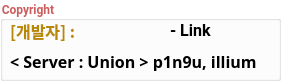
   <widget class="QGroupBox" name="gb_dev">
    <property name="geometry">
     <rect>
      <x>210</x>
      <y>570</y>
      <width>281</width>
      <height>81</height>
     </rect>
    </property>
    <property name="palette">
     <palette>
      <active>
       <colorrole role="WindowText">
        <brush brushstyle="SolidPattern">
         <color alpha="255">
          <red>205</red>
          <green>92</green>
          <blue>92</blue>
         </color>
        </brush>
       </colorrole>
       <colorrole role="Button">
        <brush brushstyle="SolidPattern">
         <color alpha="0">
          <red>255</red>
          <green>255</green>
          <blue>255</blue>
         </color>
        </brush>
       </colorrole>
       <colorrole role="Base">
        <brush brushstyle="SolidPattern">
         <color alpha="0">
          <red>255</red>
          <green>255</green>
          <blue>255</blue>
         </color>
        </brush>
       </colorrole>
       <colorrole role="Window">
        <brush brushstyle="SolidPattern">
         <color alpha="0">
          <red>255</red>
          <green>255</green>
          <blue>255</blue>
         </color>
        </brush>
       </colorrole>
      </active>
      <inactive>
       <colorrole role="WindowText">
        <brush brushstyle="SolidPattern">
         <color alpha="255">
          <red>205</red>
          <green>92</green>
          <blue>92</blue>
         </color>
        </brush>
       </colorrole>
       <colorrole role="Button">
        <brush brushstyle="SolidPattern">
         <color alpha="0">
          <red>255</red>
          <green>255</green>
          <blue>255</blue>
         </color>
        </brush>
       </colorrole>
       <colorrole role="Base">
        <brush brushstyle="SolidPattern">
         <color alpha="0">
          <red>255</red>
          <green>255</green>
          <blue>255</blue>
         </color>
        </brush>
       </colorrole>
       <colorrole role="Window">
        <brush brushstyle="SolidPattern">
         <color alpha="0">
          <red>255</red>
          <green>255</green>
          <blue>255</blue>
         </color>
        </brush>
       </colorrole>
      </inactive>
      <disabled>
       <colorrole role="WindowText">
        <brush brushstyle="SolidPattern">
         <color alpha="255">
          <red>120</red>
          <green>120</green>
          <blue>120</blue>
         </color>
        </brush>
       </colorrole>
       <colorrole role="Button">
        <brush brushstyle="SolidPattern">
         <color alpha="0">
          <red>255</red>
          <green>255</green>
          <blue>255</blue>
         </color>
        </brush>
       </colorrole>
       <colorrole role="Base">
        <brush brushstyle="SolidPattern">
         <color alpha="0">
          <red>255</red>
          <green>255</green>
          <blue>255</blue>
         </color>
        </brush>
       </colorrole>
       <colorrole role="Window">
        <brush brushstyle="SolidPattern">
         <color alpha="0">
          <red>255</red>
          <green>255</green>
          <blue>255</blue>
         </color>
        </brush>
       </colorrole>
      </disabled>
     </palette>
    </property>
    <property name="font">
     <font>
      <family>Roboto</family>
      <weight>75</weight>
      <bold>true</bold>
     </font>
    </property>
    <property name="styleSheet">
     <string notr="true">background-color: rgba(255, 255, 255, 0);</string>
    </property>
    <property name="title">
     <string>Copyright</string>
    </property>
    <widget class="QLabel" name="lb_dev_title">
     <property name="geometry">
      <rect>
       <x>10</x>
       <y>20</y>
       <width>71</width>
       <height>21</height>
      </rect>
     </property>
     <property name="palette">
      <palette>
       <active>
        <colorrole role="WindowText">
         <brush brushstyle="SolidPattern">
          <color alpha="255">
           <red>184</red>
           <green>134</green>
           <blue>11</blue>
          </color>
         </brush>
        </colorrole>
        <colorrole role="Button">
         <brush brushstyle="SolidPattern">
          <color alpha="0">
           <red>255</red>
           <green>255</green>
           <blue>255</blue>
          </color>
         </brush>
        </colorrole>
        <colorrole role="Base">
         <brush brushstyle="SolidPattern">
          <color alpha="0">
           <red>255</red>
           <green>255</green>
           <blue>255</blue>
          </color>
         </brush>
        </colorrole>
        <colorrole role="Window">
         <brush brushstyle="SolidPattern">
          <color alpha="0">
           <red>255</red>
           <green>255</green>
           <blue>255</blue>
          </color>
         </brush>
        </colorrole>
       </active>
       <inactive>
        <colorrole role="WindowText">
         <brush brushstyle="SolidPattern">
          <color alpha="255">
           <red>184</red>
           <green>134</green>
           <blue>11</blue>
          </color>
         </brush>
        </colorrole>
        <colorrole role="Button">
         <brush brushstyle="SolidPattern">
          <color alpha="0">
           <red>255</red>
           <green>255</green>
           <blue>255</blue>
          </color>
         </brush>
        </colorrole>
        <colorrole role="Base">
         <brush brushstyle="SolidPattern">
          <color alpha="0">
           <red>255</red>
           <green>255</green>
           <blue>255</blue>
          </color>
         </brush>
        </colorrole>
        <colorrole role="Window">
         <brush brushstyle="SolidPattern">
          <color alpha="0">
           <red>255</red>
           <green>255</green>
           <blue>255</blue>
          </color>
         </brush>
        </colorrole>
       </inactive>
       <disabled>
        <colorrole role="WindowText">
         <brush brushstyle="SolidPattern">
          <color alpha="255">
           <red>120</red>
           <green>120</green>
           <blue>120</blue>
          </color>
         </brush>
        </colorrole>
        <colorrole role="Button">
         <brush brushstyle="SolidPattern">
          <color alpha="0">
           <red>255</red>
           <green>255</green>
           <blue>255</blue>
          </color>
         </brush>
        </colorrole>
        <colorrole role="Base">
         <brush brushstyle="SolidPattern">
          <color alpha="0">
           <red>255</red>
           <green>255</green>
           <blue>255</blue>
          </color>
         </brush>
        </colorrole>
        <colorrole role="Window">
         <brush brushstyle="SolidPattern">
          <color alpha="0">
           <red>255</red>
           <green>255</green>
           <blue>255</blue>
          </color>
         </brush>
        </colorrole>
       </disabled>
      </palette>
     </property>
     <property name="font">
      <font>
       <family>Noto Sans KR</family>
       <pointsize>12</pointsize>
       <weight>75</weight>
       <bold>true</bold>
      </font>
     </property>
     <property name="styleSheet">
      <string notr="true">background-color: rgba(255, 255, 255, 0);</string>
     </property>
     <property name="text">
      <string>[개발자] :</string>
     </property>
    </widget>
    <widget class="QLabel" name="lb_dev_charactorinfo">
     <property name="geometry">
      <rect>
       <x>10</x>
       <y>50</y>
       <width>291</width>
       <height>21</height>
      </rect>
     </property>
     <property name="palette">
      <palette>
       <active>
        <colorrole role="WindowText">
         <brush brushstyle="SolidPattern">
          <color alpha="255">
           <red>0</red>
           <green>0</green>
           <blue>0</blue>
          </color>
         </brush>
        </colorrole>
        <colorrole role="Button">
         <brush brushstyle="SolidPattern">
          <color alpha="0">
           <red>255</red>
           <green>255</green>
           <blue>255</blue>
          </color>
         </brush>
        </colorrole>
        <colorrole role="Base">
         <brush brushstyle="SolidPattern">
          <color alpha="0">
           <red>255</red>
           <green>255</green>
           <blue>255</blue>
          </color>
         </brush>
        </colorrole>
        <colorrole role="Window">
         <brush brushstyle="SolidPattern">
          <color alpha="0">
           <red>255</red>
           <green>255</green>
           <blue>255</blue>
          </color>
         </brush>
        </colorrole>
       </active>
       <inactive>
        <colorrole role="WindowText">
         <brush brushstyle="SolidPattern">
          <color alpha="255">
           <red>0</red>
           <green>0</green>
           <blue>0</blue>
          </color>
         </brush>
        </colorrole>
        <colorrole role="Button">
         <brush brushstyle="SolidPattern">
          <color alpha="0">
           <red>255</red>
           <green>255</green>
           <blue>255</blue>
          </color>
         </brush>
        </colorrole>
        <colorrole role="Base">
         <brush brushstyle="SolidPattern">
          <color alpha="0">
           <red>255</red>
           <green>255</green>
           <blue>255</blue>
          </color>
         </brush>
        </colorrole>
        <colorrole role="Window">
         <brush brushstyle="SolidPattern">
          <color alpha="0">
           <red>255</red>
           <green>255</green>
           <blue>255</blue>
          </color>
         </brush>
        </colorrole>
       </inactive>
       <disabled>
        <colorrole role="WindowText">
         <brush brushstyle="SolidPattern">
          <color alpha="255">
           <red>120</red>
           <green>120</green>
           <blue>120</blue>
          </color>
         </brush>
        </colorrole>
        <colorrole role="Button">
         <brush brushstyle="SolidPattern">
          <color alpha="0">
           <red>255</red>
           <green>255</green>
           <blue>255</blue>
          </color>
         </brush>
        </colorrole>
        <colorrole role="Base">
         <brush brushstyle="SolidPattern">
          <color alpha="0">
           <red>255</red>
           <green>255</green>
           <blue>255</blue>
          </color>
         </brush>
        </colorrole>
        <colorrole role="Window">
         <brush brushstyle="SolidPattern">
          <color alpha="0">
           <red>255</red>
           <green>255</green>
           <blue>255</blue>
          </color>
         </brush>
        </colorrole>
       </disabled>
      </palette>
     </property>
     <property name="font">
      <font>
       <family>Noto Sans KR</family>
       <pointsize>12</pointsize>
       <weight>75</weight>
       <bold>true</bold>
      </font>
     </property>
     <property name="styleSheet">
      <string notr="true">background-color: rgba(255, 255, 255, 0);</string>
     </property>
     <property name="text">
      <string>&lt; Server : Union &gt; p1n9u, illium</string>
     </property>
    </widget>
    <widget class="QLabel" name="lb_git_logo">
     <property name="geometry">
      <rect>
       <x>80</x>
       <y>20</y>
       <width>81</width>
       <height>21</height>
      </rect>
     </property>
     <property name="styleSheet">
      <string notr="true">background-color: rgba(255, 255, 255, 0);</string>
     </property>
     <property name="text">
      <string/>
     </property>
     <property name="scaledContents">
      <bool>true</bool>
     </property>
    </widget>
    <widget class="QLabel" name="lb_dev_link">
     <property name="geometry">
      <rect>
       <x>170</x>
       <y>20</y>
       <width>56</width>
       <height>21</height>
      </rect>
     </property>
     <property name="font">
      <font>
       <family>Roboto</family>
       <pointsize>12</pointsize>
       <weight>75</weight>
       <bold>true</bold>
      </font>
     </property>
     <property name="text">
      <string>- Link</string>
     </property>
    </widget>
   </widget>
